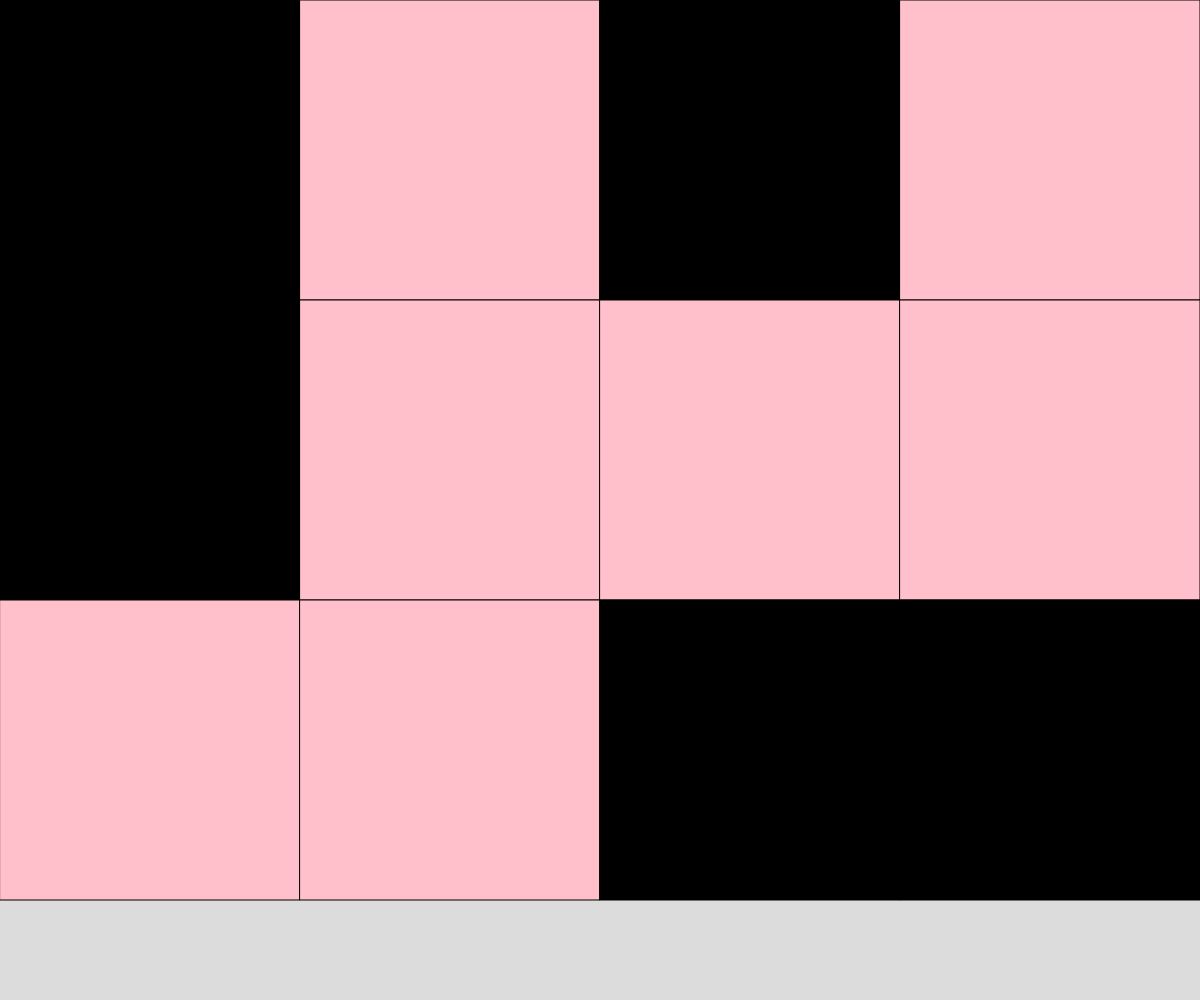
Frame 1 (no input)
Frame 60 (no input): identical to frame 1, image omitted
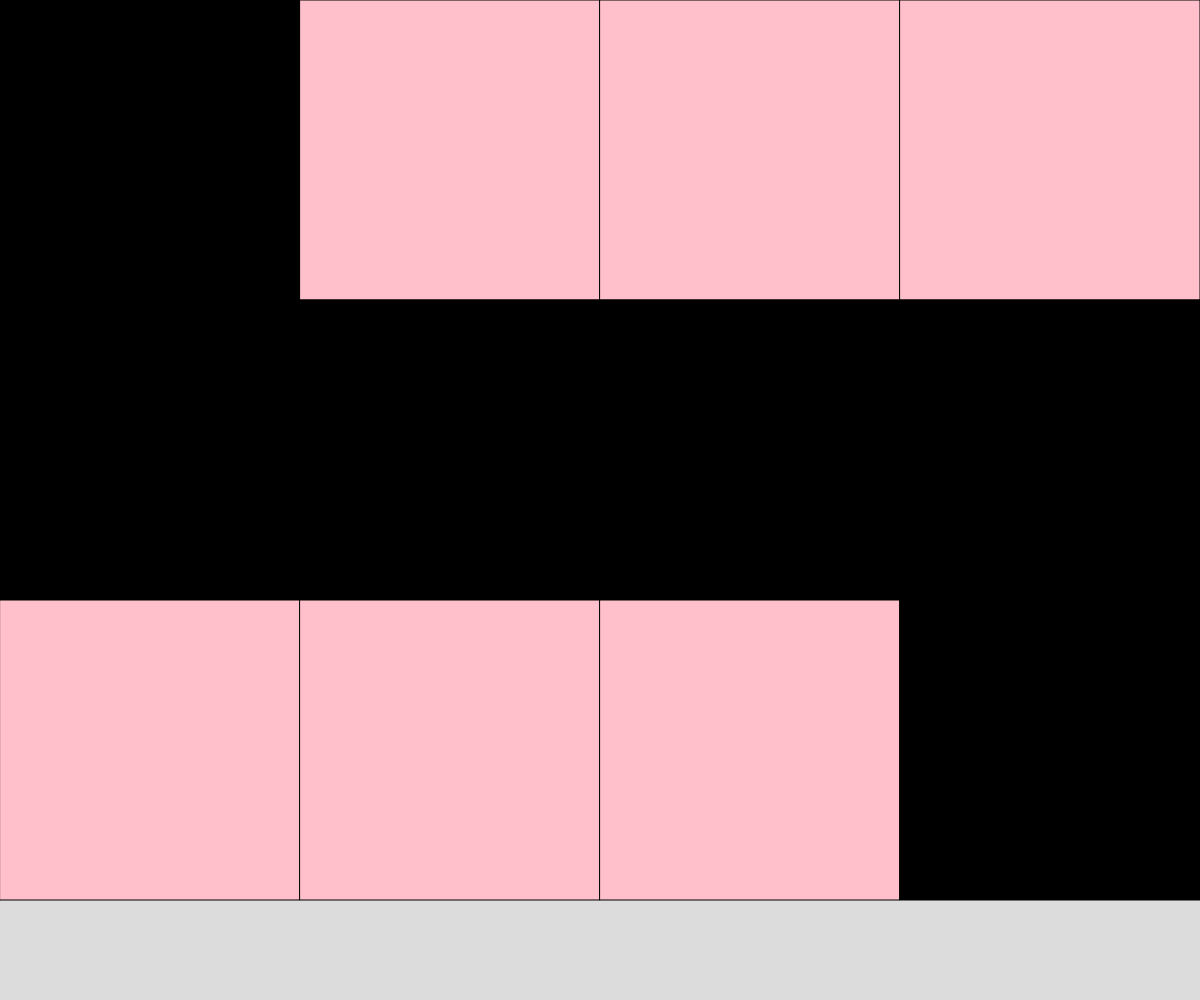
Frame 120 (the mouse pressed at the canvas centre since frame 60)

The p5.js sketch that drew these frames (run headless with seeded random() and noise() and a simulated clock; from frame 60 on, the mouse is pressed at the canvas centre):

// p5.js sketch
// ── sketch.js
// Rectangle Neighbours Demo

const CELL_SIZE = 300;
let grid;
let rows;
let columns;

function setup() {
  createCanvas(windowWidth, windowHeight);
  columns = Math.floor(width/CELL_SIZE);
  rows = Math.floor(height/CELL_SIZE);
  grid = generateRandomGrid(columns, rows);
}

function draw() {
  background(220);
  displayGrid();
}

function mousePressed(){
  let x = Math.floor(mouseX/CELL_SIZE);
  let y = Math.floor(mouseY/CELL_SIZE);

  //self
  toggleCell(x, y);

  //neighbours
  toggleCell(x+1, y);
  toggleCell(x-1, y);
  toggleCell(x, y-1);
  toggleCell(x, y+1);
}

function toggleCell(x, y){
  //make sure toggled cell exists
  if (x >= 0 && x < columns && y >= 0 && y < rows){
    if (grid[y][x] === 0){
      grid[y][x] = 1;
    }
    else if (grid[y][x] === 1){
      grid[y][x] = 0;
    }
  }
}

function keyPressed(){
  if (key === "r"){
    grid = generateRandomGrid(columns, rows);
  }
  else if (key === "e"){
    grid = generateEmptyGrid(columns, rows);
  }
}

function displayGrid(){
  for (let y = 0; y < rows; y++){
    for (let x = 0; x < columns; x++){
      if (grid[y][x] === 0){
        fill("pink");
      }
      else if (grid[y][x] === 1){
        fill("black");
      }
      square(x*CELL_SIZE, y*CELL_SIZE, CELL_SIZE);
    }
  }
}

function generateRandomGrid(columns, rows){
  let newGrid = [];
  for (let y = 0; y < rows; y++){
    newGrid.push([]);
    for (let x = 0; x < columns; x++){
      // random 0 or 1
      if (random(100) < 50){
        newGrid[y].push(0);
      }
      else {
        newGrid[y].push(1);
      }
    }
  }
  return newGrid;
}

function generateEmptyGrid(columns, rows){
  let newGrid = [];
  for (let y = 0; y < rows; y++){
    newGrid.push([]);
    for (let x = 0; x < columns; x++){
      newGrid[y].push(0);
    }
  }
  return newGrid;
}
